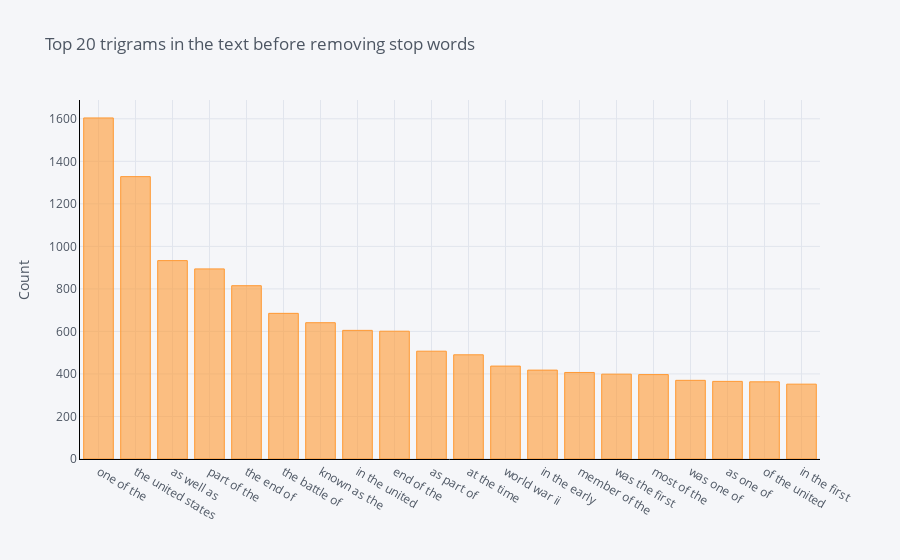

This figure's notebook cell:
### Code cell
df5.groupby('Statements').sum()['count'].sort_values(ascending=False).iplot(
    kind='bar', yTitle='Count', linecolor='black', title='Top 20 trigrams in the text before removing stop words')

### Figure 1 — Plotly figure (JSON) as saved in the notebook; plotly's stock layout.template omitted (floating-point values rounded to 4 significant figures)
{"data": [{"marker": {"color": "rgba(255, 153, 51, 0.6)", "line": {"color": "rgba(255, 153, 51, 1.0)", "width": 1}}, "name": "count", "orientation": "v", "text": "", "type": "bar", "x": ["one of the", "the united states", "as well as", "part of the", "the end of", "the battle of", "known as the", "in the united", "end of the", "as part of", "at the time", "world war ii", "in the early", "member of the", "was the first", "most of the", "was one of", "as one of", "of the united", "in the first"], "y": [1604, 1328, 933, 894, 815, 685, 641, 605, 601, 507, 490, 437, 418, 407, 399, 397, 370, 365, 363, 352]}], "layout": {"legend": {"bgcolor": "#F5F6F9", "font": {"color": "#4D5663"}}, "paper_bgcolor": "#F5F6F9", "plot_bgcolor": "#F5F6F9", "title": {"font": {"color": "#4D5663"}, "text": "Top 20 trigrams in the text before removing stop words"}, "xaxis": {"gridcolor": "#E1E5ED", "linecolor": "black", "showgrid": true, "tickfont": {"color": "#4D5663"}, "title": {"font": {"color": "#4D5663"}, "text": ""}, "zerolinecolor": "#E1E5ED"}, "yaxis": {"gridcolor": "#E1E5ED", "linecolor": "black", "showgrid": true, "tickfont": {"color": "#4D5663"}, "title": {"font": {"color": "#4D5663"}, "text": "Count"}, "zerolinecolor": "#E1E5ED"}}}
